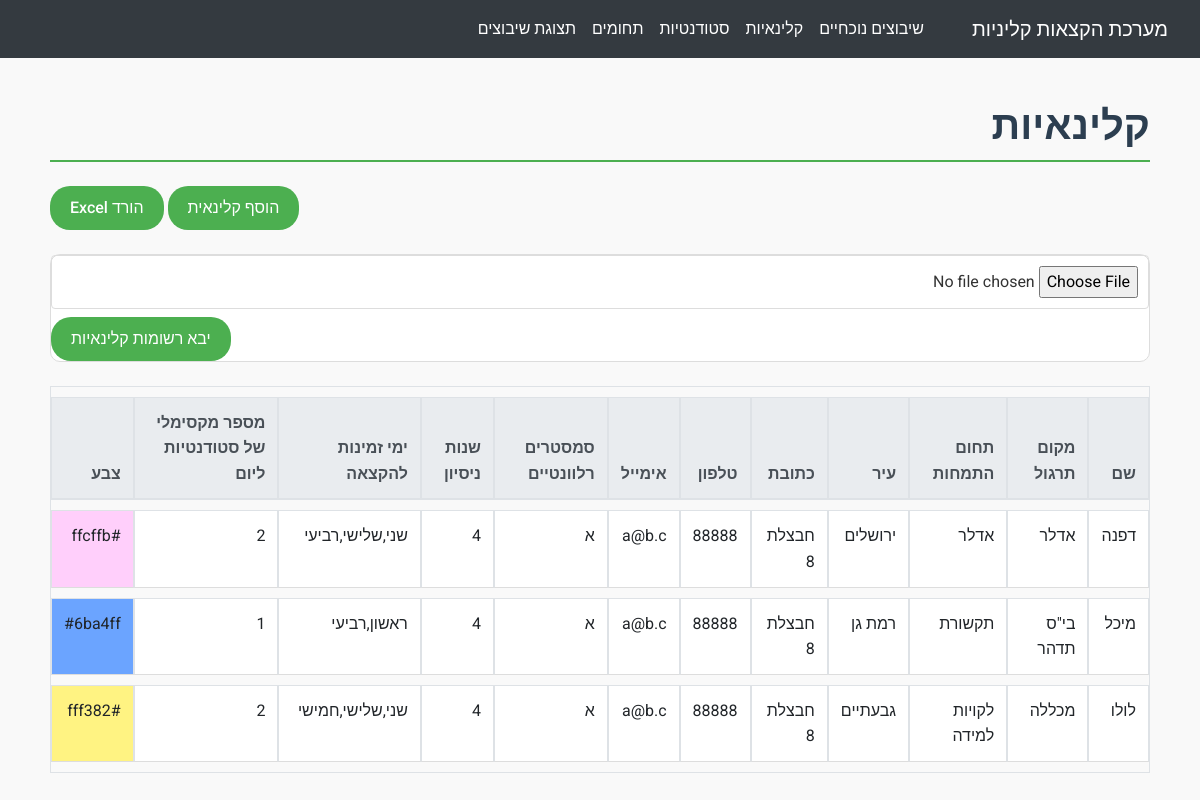
Page /instructors on the committed database.
### app/models.py (models this page shows)
class ClinicalInstructor(db.Model):
    id = db.Column(db.Integer, primary_key=True)
    name = db.Column(db.String(100), nullable=False)
    practice_location = db.Column(db.String(100), nullable=False)
    area_of_expertise_id = db.Column(db.Integer, db.ForeignKey('field.id'), nullable=False)
    area_of_expertise = db.relationship('Field', backref='instructors')
    city = db.Column(db.String(100), nullable=False)
    address = db.Column(db.String(100), nullable=False)
    phone = db.Column(db.String(20), nullable=False)
    email = db.Column(db.String(100), nullable=False)
    relevant_semesters = db.Column(db.String(100), nullable=False)
    years_of_experience = db.Column(db.Integer, nullable=False)
    available_days_to_assign = db.Column(db.String(100), nullable=False)
    max_students_per_day = db.Column(db.Integer, nullable=False)
    color = db.Column(db.String(7), nullable=False, default='#FFFFFF')  # Default to white

class Field(db.Model):
    id = db.Column(db.Integer, primary_key=True)
    name = db.Column(db.String(100), unique=True, nullable=False)

### app/routes.py (the view)
@bp.route('/instructors')
def instructors_view():
    instructors = ClinicalInstructor.query.all()
    return render_template('instructors.html', instructors=instructors)

### app/templates/instructors.html
{% extends "base.html" %}
{% block content %}
<h1 class="mb-4 text-right">קלינאיות</h1>
<a href="{{ url_for('main.add_instructor') }}" class="btn btn-primary mb-4">הוסף קלינאית</a>
<a href="{{ url_for('main.download_instructors') }}" class="btn btn-success mb-4">הורד Excel</a>
<form action="{{ url_for('main.upload_instructors') }}" method="post" enctype="multipart/form-data" class="mb-4">
    <input type="file" name="file" class="form-control-file mb-2" required>
    <button type="submit" class="btn btn-warning">יבא רשומות קלינאיות</button>
</form>
<table class="table table-bordered" dir="rtl">
    <thead class="thead-light">
        <tr>
            <th class="text-right">שם</th>
            <th class="text-right">מקום תרגול</th>
            <th class="text-right">תחום התמחות</th>
            <th class="text-right">עיר</th>
            <th class="text-right">כתובת</th>
            <th class="text-right">טלפון</th>
            <th class="text-right">אימייל</th>
            <th class="text-right">סמסטרים רלוונטיים</th>
            <th class="text-right">שנות ניסיון</th>
            <th class="text-right">ימי זמינות להקצאה</th>
            <th class="text-right">מספר מקסימלי של סטודנטיות ליום</th>
            <th class="text-right">צבע</th>
        </tr>
    </thead>
    <tbody>
        {% for instructor in instructors %}
        <tr>
            <td class="text-right">{{ instructor.name }}</td>
            <td class="text-right">{{ instructor.practice_location }}</td>
            <td class="text-right">{{ instructor.area_of_expertise.name }}</td>
            <td class="text-right">{{ instructor.city }}</td>
            <td class="text-right">{{ instructor.address }}</td>
            <td class="text-right">{{ instructor.phone }}</td>
            <td class="text-right">{{ instructor.email }}</td>
            <td class="text-right">{{ instructor.relevant_semesters }}</td>
            <td class="text-right">{{ instructor.years_of_experience }}</td>
            <td class="text-right">{{ instructor.available_days_to_assign }}</td>
            <td class="text-right">{{ instructor.max_students_per_day }}</td>
            <td class="text-right" style="background-color: {{ instructor.color }};">{{ instructor.color }}</td>
        </tr>
        {% endfor %}
    </tbody>
</table>
{% endblock %}

### app/static/css/styles.css (style rules this page uses)
:root { --primary-color: #4CAF50; --secondary-color: #FFC107; --light-gray: #f2f2f2; --white: #ffffff; --light-green: lightgreen; --light-coral: lightcoral; --heading-color: #2c3e50; }
body { font-family: 'Roboto', sans-serif; background-color: #F9F9F9; color: #333333; margin: 0; padding: 0; line-height: 1.6; direction: rtl; }
h1, h2, h3 { color: var(--heading-color); font-weight: 700; font-family: 'Roboto', sans-serif; margin-bottom: 20px; }
h1 { font-size: 2.5rem; border-bottom: 2px solid var(--primary-color); padding-bottom: 10px; }
.table { margin-bottom: 20px; border-collapse: separate; border-spacing: 0 10px; }
.table th, .table td { padding: 12px; text-align: right; background-color: var(--white); border-bottom: 1px solid #dddddd; }
.table thead { background-color: var(--primary-color); color: var(--white); }
button, .btn { background-color: var(--primary-color) !important; color: var(--white) !important; border-radius: 20px; padding: 10px 20px; font-weight: 500; transition: background-color 0.3s ease; border: none; }
form { background-color: var(--white); padding: 20px; border: 1px solid #dddddd; margin-bottom: 20px; border-radius: 10px; }
input[type="text"], input[type="number"], select, input[type="email"], input[type="file"], .form-control { width: 100%; padding: 10px; margin-bottom: 10px; border: 1px solid #dddddd; border-radius: 4px; }
.text-right { text-align: right; direction: rtl; }
form { margin: 0; padding: 0; }
.text-right { text-align: right; }

### rows in the picture
ClinicalInstructor: name "דפנה", practice_location "אדלר", area_of_expertise.name "אדלר", city "ירושלים", address "חבצלת 8", phone "88888", email "a@b.c", relevant_semesters "א", years_of_experience "4", available_days_to_assign "שני,שלישי,רביעי", max_students_per_day "2", color "#ffcffb"
ClinicalInstructor: name "מיכל", practice_location "בי\"ס תדהר", area_of_expertise.name "תקשורת", city "רמת גן", address "חבצלת 8", phone "88888", email "a@b.c", relevant_semesters "א", years_of_experience "4", available_days_to_assign "ראשון,רביעי", max_students_per_day "1", color "#6ba4ff"
ClinicalInstructor: name "לולו", practice_location "מכללה", area_of_expertise.name "לקויות למידה", city "גבעתיים", address "חבצלת 8", phone "88888", email "a@b.c", relevant_semesters "א", years_of_experience "4", available_days_to_assign "שני,שלישי,חמישי", max_students_per_day "2", color "#fff382"
